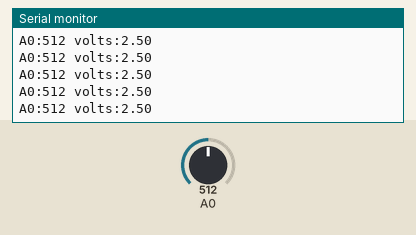
The sketch below on a simulated Arduino Uno, built with avr-gcc and run on an emulated ATmega328P. Shown: the last lines printed to the serial monitor. Inputs (shaded band) come from the test bench; at power-on: A0 = 512.

Above: at 1.2 s.
1.3 s: A0 set to 716
At 1.42 s:
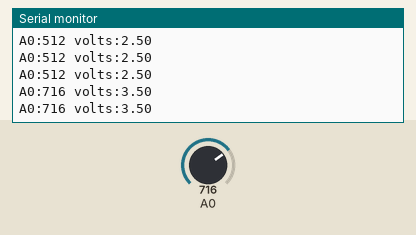
2.8 s: A0 set to 900
At 2.83 s:
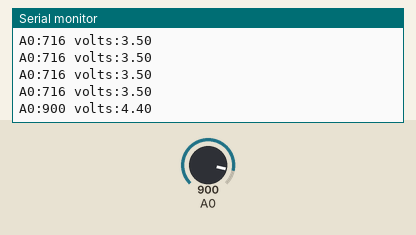
Timing chart, 0 to 5.8 s (numbered marks = the images above; inputs shaded):
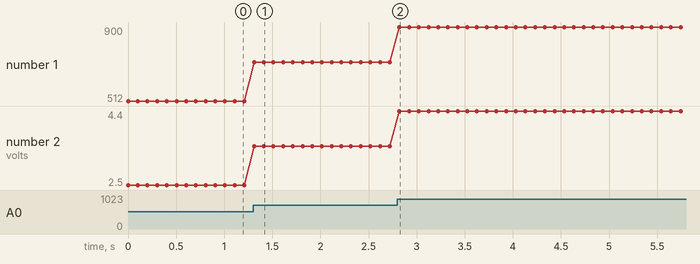

Measured:
- after the input at 1.3 s, the serial monitor: prints a new line at once (image 1)
- after the input at 2.8 s, the serial monitor: prints a new line at once (image 2)
- plotted number 1: 512 → 716 after the input at 1.3 s, 716 → 900 after the input at 2.8 s
- plotted number 2: 2.5 → 3.5 after the input at 1.3 s, 3.5 → 4.4 after the input at 2.8 s

The sketch:

AnalogReadSerial.ino
```cpp
// Prints the reading on A0 (0-1023) and its voltage, ten times a second, at 9600 baud.
// Try a potentiometer: ends to 5V and GND, middle pin to A0.
void setup() {
  Serial.begin(9600);
}

void loop() {
  int raw = analogRead(A0);
  Serial.print("A0:");
  Serial.print(raw);
  Serial.print(" volts:");
  Serial.println(raw * 5.0 / 1023.0, 2);
  delay(100);
}
```
